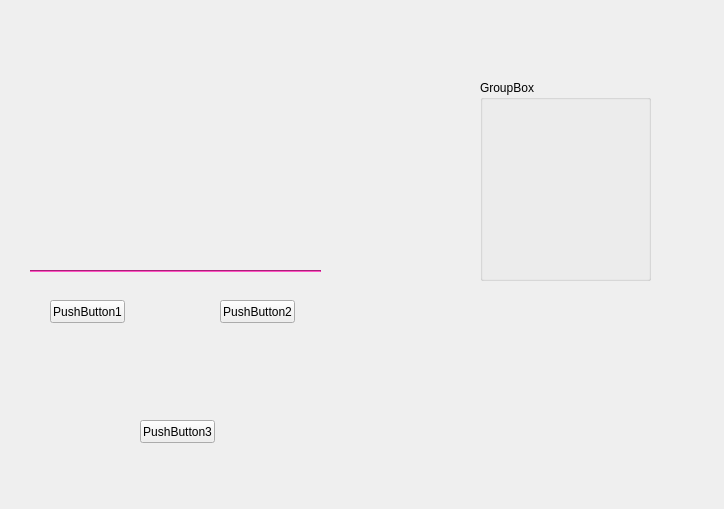
<?xml version="1.0" encoding="UTF-8"?>
<ui version="4.0">
 <class>VideoAbstract_QTverClass</class>
 <widget class="QWidget" name="VideoAbstract_QTverClass">
  <property name="geometry">
   <rect>
    <x>0</x>
    <y>0</y>
    <width>724</width>
    <height>509</height>
   </rect>
  </property>
  <property name="minimumSize">
   <size>
    <width>500</width>
    <height>500</height>
   </size>
  </property>
  <property name="windowTitle">
   <string>VideoAbstract_QTver</string>
  </property>
  <property name="styleSheet">
   <string notr="true">border-color: rgb(255, 19, 125);</string>
  </property>
  <widget class="QWidget" name="widget" native="true">
   <property name="geometry">
    <rect>
     <x>10</x>
     <y>270</y>
     <width>331</width>
     <height>231</height>
    </rect>
   </property>
   <property name="styleSheet">
    <string notr="true">border-color: rgb(158, 151, 255);</string>
   </property>
   <widget class="QPushButton" name="pushButton">
    <property name="geometry">
     <rect>
      <x>40</x>
      <y>30</y>
      <width>75</width>
      <height>23</height>
     </rect>
    </property>
    <property name="text">
     <string>PushButton1</string>
    </property>
   </widget>
   <widget class="QPushButton" name="pushButton_2">
    <property name="geometry">
     <rect>
      <x>210</x>
      <y>30</y>
      <width>75</width>
      <height>23</height>
     </rect>
    </property>
    <property name="text">
     <string>PushButton2</string>
    </property>
   </widget>
   <widget class="QPushButton" name="pushButton_3">
    <property name="geometry">
     <rect>
      <x>130</x>
      <y>150</y>
      <width>75</width>
      <height>23</height>
     </rect>
    </property>
    <property name="styleSheet">
     <string notr="true">border-color: rgb(255, 0, 0);</string>
    </property>
    <property name="text">
     <string>PushButton3</string>
    </property>
   </widget>
   <widget class="Line" name="line">
    <property name="geometry">
     <rect>
      <x>20</x>
      <y>0</y>
      <width>291</width>
      <height>2</height>
     </rect>
    </property>
    <property name="palette">
     <palette>
      <active>
       <colorrole role="Button">
        <brush brushstyle="SolidPattern">
         <color alpha="255">
          <red>255</red>
          <green>46</green>
          <blue>182</blue>
         </color>
        </brush>
       </colorrole>
       <colorrole role="Base">
        <brush brushstyle="SolidPattern">
         <color alpha="255">
          <red>255</red>
          <green>46</green>
          <blue>182</blue>
         </color>
        </brush>
       </colorrole>
       <colorrole role="Window">
        <brush brushstyle="SolidPattern">
         <color alpha="255">
          <red>255</red>
          <green>46</green>
          <blue>182</blue>
         </color>
        </brush>
       </colorrole>
      </active>
      <inactive>
       <colorrole role="Button">
        <brush brushstyle="SolidPattern">
         <color alpha="255">
          <red>255</red>
          <green>46</green>
          <blue>182</blue>
         </color>
        </brush>
       </colorrole>
       <colorrole role="Base">
        <brush brushstyle="SolidPattern">
         <color alpha="255">
          <red>255</red>
          <green>46</green>
          <blue>182</blue>
         </color>
        </brush>
       </colorrole>
       <colorrole role="Window">
        <brush brushstyle="SolidPattern">
         <color alpha="255">
          <red>255</red>
          <green>46</green>
          <blue>182</blue>
         </color>
        </brush>
       </colorrole>
      </inactive>
      <disabled>
       <colorrole role="Button">
        <brush brushstyle="SolidPattern">
         <color alpha="255">
          <red>255</red>
          <green>46</green>
          <blue>182</blue>
         </color>
        </brush>
       </colorrole>
       <colorrole role="Base">
        <brush brushstyle="SolidPattern">
         <color alpha="255">
          <red>255</red>
          <green>46</green>
          <blue>182</blue>
         </color>
        </brush>
       </colorrole>
       <colorrole role="Window">
        <brush brushstyle="SolidPattern">
         <color alpha="255">
          <red>255</red>
          <green>46</green>
          <blue>182</blue>
         </color>
        </brush>
       </colorrole>
      </disabled>
     </palette>
    </property>
    <property name="styleSheet">
     <string notr="true">
background-color: rgb(255, 46, 182);</string>
    </property>
    <property name="orientation">
     <enum>Qt::Horizontal</enum>
    </property>
   </widget>
  </widget>
  <widget class="QGroupBox" name="groupBox">
   <property name="geometry">
    <rect>
     <x>480</x>
     <y>80</y>
     <width>171</width>
     <height>201</height>
    </rect>
   </property>
   <property name="styleSheet">
    <string notr="true">border-color: rgb(255, 103, 131);</string>
   </property>
   <property name="title">
    <string>GroupBox</string>
   </property>
  </widget>
 </widget>
 <layoutdefault spacing="6" margin="11"/>
 <resources>
  <include location="videoabstract_qtver.qrc"/>
 </resources>
 <connections/>
</ui>
